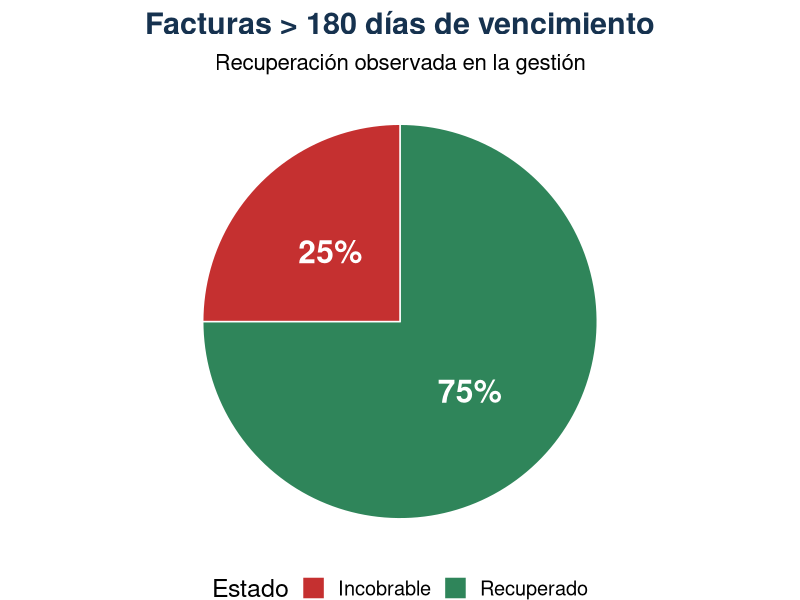

This chart was generated by the following R code:
## ---- chunk 1
knitr::opts_chunk$set(
  echo = FALSE,
  warning = FALSE,
  message = FALSE
)

library(glue)
## ---- chunk 2
costo_implementacion <- "Bajo / desarrollo interno"
recupero_estimado <- "Recupero de deuda previamente no gestionada"
ahorro_tiempo <- "Reducción significativa de revisión manual"
## ---- chunk 3
library(DiagrammeR)

grViz("
digraph ciclo {

  graph [
    layout = dot,
    ranksep = 1.2,
    nodesep = 0.9,
    splines = true,
    bgcolor = 'white'
  ]

  node [
    shape = box,
    style = 'rounded,filled',
    fillcolor = '#f7fafc',
    color = '#245d85',
    penwidth = 2.2,
    fontname = Helvetica,
    fontsize = 22,
    width = 2.8,
    height = 1.1
  ]

  A [label = 'Gestión\\nmanual']
  B [label = 'Pérdida de\\ntiempo']
  C [label = 'Riesgo de no\\nrecuperar\\nla deuda']

  edge [
    color = '#7b2cbf',
    penwidth = 3,
    arrowsize = 1.1
  ]

  {rank = same; A; B}
  C

  A -> B
  B -> C
  C -> A
}
")
## ---- chunk 4
library(DiagrammeR)

grViz("
digraph bloques {

  graph [
    layout = dot,
    rankdir = LR,
    bgcolor = 'white'
  ]

  node [
    shape = box,
    style = 'rounded,filled',
    fillcolor = '#f7fafc',
    color = '#245d85',
    penwidth = 2.2,
    fontname = Helvetica,
    fontsize = 22,
    width = 2.8,
    height = 1.1
  ]

  A [label = 'Gana\\ Foco']
  B [label = 'Trazabilidad']
  C [label = 'Reducción\\ del no\\ Pago']

  {rank = same; A; B; C}
}
")
## ---- chunk 5
library(ggplot2)
library(dplyr)

datos <- data.frame(
  Estado = c("Recuperado", "Incobrable"),
  Valor = c(75, 25)
)

ggplot(datos, aes(x = "", y = Valor, fill = Estado)) +
  geom_bar(stat = "identity", width = 1, color = "white") +
  coord_polar(theta = "y") +
  
  geom_text(
    aes(label = paste0(Valor, "%")),
    position = position_stack(vjust = 0.5),
    size = 8,
    color = "white",
    fontface = "bold"
  ) +
  
  scale_fill_manual(
    values = c(
      "Recuperado" = "#2f855a",   # verde (bueno)
      "Incobrable" = "#c53030"    # rojo (riesgo)
    )
  ) +
  
  labs(
    title = "Facturas > 180 días de vencimiento",
    subtitle = "Recuperación observada en la gestión"
  ) +
  
  theme_void(base_size = 18) +
  theme(
    legend.position = "bottom",
    plot.title = element_text(
      face = "bold",
      size = 22,
      color = "#16324f",
      hjust = 0.5
    ),
    plot.subtitle = element_text(
      size = 16,
      hjust = 0.5
    )
  )
